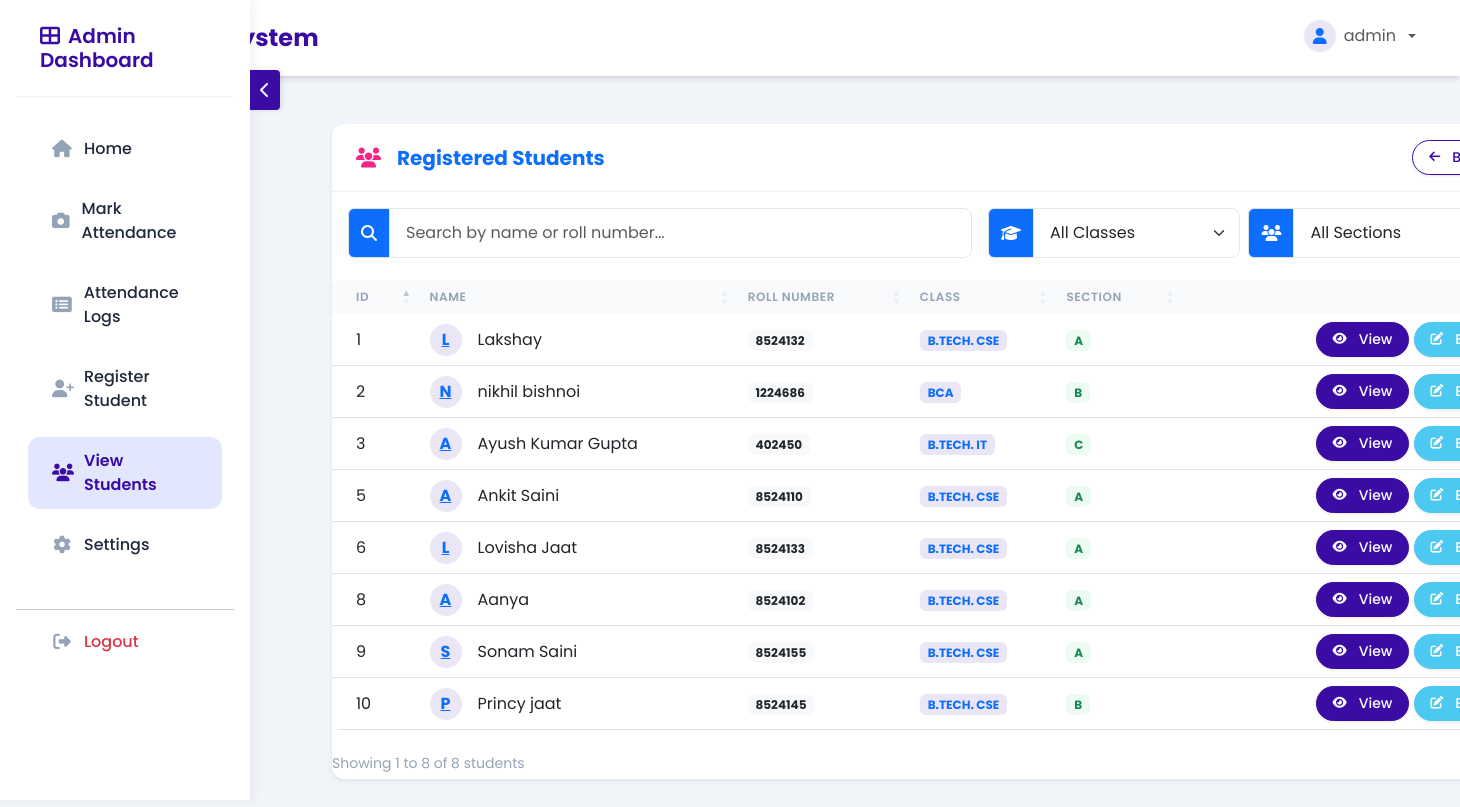
/attendance/students (signed in), run on the app's committed database.
### tables this page shows
CREATE TABLE students (
                    id INTEGER PRIMARY KEY AUTOINCREMENT,
                    name TEXT,
                    roll TEXT,
                    face_encoding BLOB
                , class TEXT, section TEXT, synced INTEGER DEFAULT 0);

### attendance/routes_attendance.py (the view)
@attendance_bp.route("/students")
def students():
    if "admin" not in session:
        return redirect(url_for("admin.login"))
    conn = get_db_conn()
    c = conn.cursor()
    class_filter = request.args.get('class', '')
    section_filter = request.args.get('section', '')
    c.execute("SELECT DISTINCT class FROM students WHERE class IS NOT NULL AND class != '' ORDER BY class")
    classes = [row[0] for row in c.fetchall()]
    c.execute("SELECT DISTINCT section FROM students WHERE section IS NOT NULL AND section != '' ORDER BY section")
    sections = [row[0] for row in c.fetchall()]
    query = "SELECT id, name, roll, class, section FROM students"
    params = []
    if class_filter and section_filter:
        query += " WHERE class = ? AND section = ?"
        params.extend([class_filter, section_filter])
    elif class_filter:
        query += " WHERE class = ?"
        params.append(class_filter)
    elif section_filter:
        query += " WHERE section = ?"
        params.append(section_filter)
    query += " ORDER BY name"
    c.execute(query, params)
    students = c.fetchall()
    conn.close()
    return render_template("students.html", students=students, classes=classes, sections=sections,
                           class_filter=class_filter, section_filter=section_filter)

### attendance/routes_attendance.py (called while the page is built)
def get_db_conn():
    return sqlite3.connect(DB_PATH)

### attendance/templates/students.html (shortened to what this page needs)
{% extends "base.html" %}
{% block content %}
<div class="container py-4">
    <div class="row mb-4">
        <div class="col-12">
            <div class="card shadow-sm border-0">
                <div class="card-header bg-white d-flex justify-content-between align-items-center py-3">
                    <h5 class="m-0 fw-bold text-primary"><i class="fas fa-users me-2"></i>Registered Students</h5>
                    <a href="{{ url_for('admin.dashboard') }}" class="btn btn-outline-primary btn-sm rounded-pill px-3"><i class="fas fa-arrow-left me-1"></i> Back to Dashboard</a>
                </div>
                <div class="card-body p-0">
                    {% if students %}
                    <div class="p-3">
                        <div class="row g-3">
                            <div class="col-md-6">
                                <div class="input-group mb-md-0">
                                    <span class="input-group-text bg-primary text-white"><i class="fas fa-search"></i></span>
                                    <input type="text" id="studentSearch" class="form-control" placeholder="Search by name or roll number...">
                                </div>
                            </div>
                            <div class="col-md-6">
                                <div class="d-flex">
                                    <div class="input-group me-2">
                                        <span class="input-group-text bg-primary text-white"><i class="fas fa-graduation-cap"></i></span>
                                        <select class="form-select" id="classFilter">
                                            <option value="">All Classes</option>
                                        </select>
                                    </div>
                                    <div class="input-group me-2">
                                        <span class="input-group-text bg-primary text-white"><i class="fas fa-users"></i></span>
                                        <select class="form-select" id="sectionFilter">
                                            <option value="">All Sections</option>
                                        </select>
                                    </div>
                                </div>
                            </div>
                        </div>
                    </div>
                    <div class="table-responsive">
                        <table class="table table-hover align-middle mb-0" id="studentsTable">
                            <thead class="bg-light">
                                <tr>
                                    <th class="ps-4">ID</th>
                                    <th>Name</th>
                                    <th>Roll Number</th>
                                    <th>Class</th>
                                    <th>Section</th>
                                    <th class="text-end pe-4">Actions</th>
                                </tr>
                            </thead>
                            <tbody>
                                {% for s in students %}
                                <tr>
                                    <td class="ps-4">{{ s[0] }}</td>
                                    <td>
                                        <div class="d-flex align-items-center">
                                            <a href="#" data-bs-toggle="modal" data-bs-target="#studentPhotoModal{{ s[0] }}" class="me-3">
                                                <div class="avatar-sm bg-primary-soft rounded-circle d-flex align-items-center justify-content-center">
                                                    <span class="text-primary fw-bold">{{ s[1][0] | upper }}</span>
                                                </div>
                                            </a>
                                            <div>{{ s[1] }}</div>
                                        </div>
                                    </td>
                                    <td><span class="badge bg-light text-dark">{{ s[2] }}</span></td>
                                    <td>{% if s[3] %}<span class="badge bg-primary-soft text-primary">{{ s[3] }}</span>{% else %}-{% endif %}</td>
                                    <td>{% if s[4] %}<span class="badge bg-success-soft text-success">{{ s[4] }}</span>{% else %}-{% endif %}</td>
                                    <td class="text-end pe-4">
                                        <a href="{{ url_for('attendance.view_student', student_id=s[0]) }}" class="btn btn-sm btn-primary rounded-pill px-3">
                                             <i class="fas fa-eye me-1"></i> View
                                         </a>
                                        <a href="{{ url_for('attendance.edit_student', student_id=s[0]) }}" class="btn btn-sm btn-info rounded-pill px-3 text-white">
                                            <i class="fas fa-edit me-1"></i> Edit
                                        </a>
                                    </td>
                                </tr>
                                {% endfor %}
                            </tbody>
                        </table>
                    </div>
                    {% else %}
                    <div class="alert alert-info m-3 d-flex align-items-center">
                        <i class="fas fa-info-circle me-2 fs-4"></i>
                        <div>No students registered yet.</div>
                    </div>
                    {% endif %}
                </div>
            </div>
        </div>
    </div>
</div>
{% endblock %}

### attendance/templates/base.html (shortened to what this page needs)
<!DOCTYPE html>
<html lang="en">
<head>
    <link href="https://cdn.jsdelivr.net/npm/bootstrap@5.3.0-alpha1/dist/css/bootstrap.min.css" rel="stylesheet">
    <link href="{{ url_for('static', filename='css/custom.css') }}" rel="stylesheet">
</head>
<body>
    {% if not hide_navbar %}
    <nav class="navbar navbar-expand-lg navbar-light bg-white px-4 mb-4">
        <div class="container-fluid">
            <a class="navbar-brand" href="/">
                Attendance System
            </a>
            <div class="collapse navbar-collapse" id="navbarNav">
                <ul class="navbar-nav ms-auto">
                    {% if session.get('admin') %}
                    <li class="nav-item dropdown">
                        <a class="nav-link dropdown-toggle d-flex align-items-center gap-2" href="#" id="navbarDropdown" role="button" data-bs-toggle="dropdown">
                            <div class="avatar-sm bg-primary-soft rounded-circle d-flex align-items-center justify-content-center">
                                <i class="fas fa-user text-primary"></i>
                            </div>
                            <span>{{ session.get('admin') }}</span>
                        </a>
                    </li>
                    {% endif %}
                </ul>
            </div>
        </div>
    </nav>
    {% endif %}
    {% if session.get('admin') and not hide_sidebar %}
    <div id="sidebar" class="sidebar px-3 py-4">
        <div class="sidebar-header">
            <h5><i class="fas fa-th-large me-2"></i>Admin Dashboard</h5>
        </div>
        <ul class="nav flex-column">
            <li class="nav-item">
                <a class="nav-link sidebar-link {% if request.path == '/attendance' %}active{% endif %}" href="/attendance">
                    <i class="fas fa-home"></i> Home
                </a>
            </li>
            <li class="nav-item">
                <a class="nav-link sidebar-link {% if '/scan' in request.path %}active{% endif %}" href="/attendance/scan">
                    <i class="fas fa-camera"></i> Mark Attendance
                </a>
            </li>
            <li class="nav-item">
                <a class="nav-link sidebar-link {% if '/logs' in request.path %}active{% endif %}" href="/attendance/logs">
                    <i class="fas fa-list-alt"></i> Attendance Logs
                </a>
            </li>
            <li class="nav-item">
                <a class="nav-link sidebar-link {% if '/register' in request.path %}active{% endif %}" href="/attendance/register">
                    <i class="fas fa-user-plus"></i> Register Student
                </a>
            </li>
            <li class="nav-item">
                <a class="nav-link sidebar-link {% if '/students' in request.path %}active{% endif %}" href="/attendance/students">
                    <i class="fas fa-users"></i> View Students
                </a>
            </li>
            <li class="nav-item">
                <a class="nav-link sidebar-link {% if '/settings' in request.path %}active{% endif %}" href="{{ url_for('admin.settings') }}">
                    <i class="fas fa-cog"></i> Settings
                </a>
            </li>
            <li class="nav-item mt-4">
                <hr class="my-2 opacity-25">
                <a class="nav-link sidebar-link text-danger" href="{{ url_for('admin.logout') }}">
                    <i class="fas fa-sign-out-alt"></i> Logout
                </a>
            </li>
        </ul>
    </div>
    <div id="sidebar-toggle" class="sidebar-toggle">
        <i class="fas fa-chevron-left" id="sidebar-toggle-icon"></i>
    </div>
    {% endif %}
    <div class="container-fluid">
        <div class="row">
            <div class="{% if session.get('admin') and not hide_sidebar %}content-wrapper{% if not session.get('sidebar_collapsed') %} sidebar-expanded{% endif %}{% endif %} col-12">
                <div class="content px-4">
                    {% block content %}{% endblock %}
                </div>
            </div>
        </div>
    </div>
    <link rel="stylesheet" href="https://cdn.datatables.net/1.11.5/css/dataTables.bootstrap5.min.css">
    <link rel="stylesheet" href="https://cdnjs.cloudflare.com/ajax/libs/animate.css/4.1.1/animate.min.css">
    <link rel="stylesheet" href="https://cdnjs.cloudflare.com/ajax/libs/font-awesome/6.4.0/css/all.min.css" />
</body>
</html>

### attendance/static/css/custom.css (style rules this page uses)
.bg-primary-soft { background-color: rgba(13, 110, 253, 0.1); }
.bg-success-soft { background-color: rgba(25, 135, 84, 0.1); }
.text-primary { color: #0d6efd !important; }
.text-success { color: #198754 !important; }

### attendance/templates/base.html (style rules this page uses)
:root { --primary-color: #3a0ca3; --primary-light: #4361ee; --secondary-color: #4cc9f0; --accent-color: #f72585; --success-color: #4ade80; --warning-color: #fbbf24; --danger-color: #f43f5e; --dark-color: #1e293b; --light-color: #f8fafc; --gray-color: #94a3b8; --primary-soft: rgba(58, 12, 163, 0.1); --success-soft: rgba(74, 222, 128, 0.1); --info-soft: rgba(76, 201, 240, 0.1); --warning-soft: rgba(251, 191, 36, 0.1); --danger-soft: rgba(244, 63, 94, 0.1); }
body { background-color: #f1f5f9; font-family: 'Poppins', sans-serif; color: var(--dark-color); }
.navbar { background-color: white; box-shadow: 0 4px 6px -1px rgba(0, 0, 0, 0.1), 0 2px 4px -1px rgba(0, 0, 0, 0.06); padding: 0.75rem 1.5rem; position: sticky; top: 0; z-index: 1000; }
.navbar-brand { color: var(--primary-color); font-weight: 700; font-size: 1.5rem; display: flex; align-items: center; gap: 0.5rem; }
.sidebar { min-height: 100vh; background: white; box-shadow: 4px 0 10px rgba(0, 0, 0, 0.05); padding-top: 4.5rem; position: fixed; top: 0; left: 0; height: 100vh; overflow-y: auto; width: 250px; z-index: 1020; transition: all 0.3s ease; }
.content-wrapper { transition: all 0.3s ease; margin-left: 0; }
.content-wrapper.sidebar-expanded { margin-left: 250px; }
.sidebar-toggle { position: fixed; top: 70px; left: 250px; z-index: 1031; background: var(--primary-color); color: white; border-radius: 0 4px 4px 0; width: 30px; height: 40px; display: flex; align-items: center; justify-content: center; cursor: pointer; transition: all 0.3s ease; box-shadow: 2px 0 5px rgba(0, 0, 0, 0.1); }
.sidebar-header { padding: 0 1.5rem 1.5rem; border-bottom: 1px solid rgba(0, 0, 0, 0.05); margin-bottom: 1.5rem; }
.sidebar-header h5 { color: var(--primary-color); font-weight: 600; margin: 0; }
.nav-item { margin-bottom: 0.25rem; }
.sidebar-link { color: var(--dark-color); padding: 0.75rem 1.5rem; border-radius: 0.75rem; transition: all 0.3s ease; display: flex; align-items: center; gap: 0.75rem; font-weight: 500; margin: 0.25rem 0.75rem; text-decoration: none; }
.sidebar-link i { width: 1.25rem; text-align: center; font-size: 1.1rem; color: var(--gray-color); }
.sidebar-link.active { color: var(--primary-color); background-color: rgba(67, 97, 238, 0.15); font-weight: 600; }
.sidebar-link.active i { color: var(--primary-color); }
.card { border: none; border-radius: 0.75rem; box-shadow: 0 4px 6px -1px rgba(0, 0, 0, 0.1), 0 2px 4px -1px rgba(0, 0, 0, 0.06); overflow: hidden; transition: transform 0.2s, box-shadow 0.2s; margin-bottom: 1.5rem; }
.card-header { background-color: white; border-bottom: 1px solid rgba(0, 0, 0, 0.05); padding: 1.25rem 1.5rem; }
.card-header h5 { margin: 0; font-weight: 600; color: var(--primary-color); display: flex; align-items: center; gap: 0.5rem; }
.card-header h5 i { color: var(--accent-color); }
.card-body { padding: 1.5rem; }
.btn { border-radius: 0.5rem; font-weight: 500; padding: 0.5rem 1.25rem; display: inline-flex; align-items: center; gap: 0.5rem; transition: all 0.2s; box-shadow: 0 1px 3px rgba(0, 0, 0, 0.1); }
.btn-sm { padding: 0.375rem 0.75rem; font-size: 0.875rem; }
.btn i { font-size: 0.9em; }
.btn-primary { background-color: var(--primary-color); border-color: var(--primary-color); }
.btn-info { background-color: var(--secondary-color); border-color: var(--secondary-color); color: white; }
.btn-outline-primary { color: var(--primary-color); border-color: var(--primary-color); }
.table { border-radius: 0.5rem; overflow: hidden; }
.table thead th { background-color: #f8fafc; border-bottom: none; font-weight: 600; text-transform: uppercase; font-size: 0.75rem; letter-spacing: 0.05em; color: var(--gray-color); }
.form-control, .form-select { border-radius: 0.5rem; padding: 0.75rem 1rem; border: 1px solid #e2e8f0; }
.avatar-sm { width: 32px; height: 32px; }
.bg-primary-soft { background-color: var(--primary-soft); }
.bg-success-soft { background-color: var(--success-soft); }

### data on the page
students: id "8", name "A", name "Aanya", roll "8524102", class "B.TECH. CSE", section "A"
students: id "5", name "A", name "Ankit Saini", roll "8524110", class "B.TECH. CSE", section "A"
students: id "3", name "A", name "Ayush Kumar Gupta", roll "402450", class "B.TECH. IT", section "C"
students: id "1", name "L", name "Lakshay", roll "8524132", class "B.TECH. CSE", section "A"
students: id "6", name "L", name "Lovisha Jaat", roll "8524133", class "B.TECH. CSE", section "A"
students: id "10", name "P", name "Princy jaat", roll "8524145", class "B.TECH. CSE", section "B"
students: id "9", name "S", name "Sonam Saini", roll "8524155", class "B.TECH. CSE", section "A"
students: id "2", name "N", name "nikhil bishnoi", roll "1224686", class "BCA", section "B"

### other printed values
{{ session.get('admin') }} "admin"
